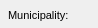
      <widget class="QWidget" name="page_56">
       <property name="geometry">
        <rect>
         <x>0</x>
         <y>0</y>
         <width>98</width>
         <height>28</height>
        </rect>
       </property>
       <attribute name="label">
        <string>Additional information</string>
       </attribute>
       <widget class="QTextEdit" name="comment">
        <property name="geometry">
         <rect>
          <x>110</x>
          <y>140</y>
          <width>431</width>
          <height>25</height>
         </rect>
        </property>
        <property name="frameShadow">
         <enum>QFrame::Sunken</enum>
        </property>
        <property name="lineWidth">
         <number>1</number>
        </property>
       </widget>
       <widget class="QLabel" name="label_comment">
        <property name="geometry">
         <rect>
          <x>10</x>
          <y>140</y>
          <width>90</width>
          <height>22</height>
         </rect>
        </property>
        <property name="font">
         <font>
          <pointsize>8</pointsize>
         </font>
        </property>
        <property name="frameShape">
         <enum>QFrame::NoFrame</enum>
        </property>
        <property name="frameShadow">
         <enum>QFrame::Plain</enum>
        </property>
        <property name="text">
         <string>Comment:</string>
        </property>
        <property name="textFormat">
         <enum>Qt::AutoText</enum>
        </property>
        <property name="scaledContents">
         <bool>false</bool>
        </property>
        <property name="alignment">
         <set>Qt::AlignLeading|Qt::AlignLeft|Qt::AlignVCenter</set>
        </property>
        <property name="margin">
         <number>3</number>
        </property>
       </widget>
       <widget class="QLabel" name="label_annotation">
        <property name="geometry">
         <rect>
          <x>10</x>
          <y>80</y>
          <width>90</width>
          <height>22</height>
         </rect>
        </property>
        <property name="font">
         <font>
          <pointsize>8</pointsize>
         </font>
        </property>
        <property name="frameShape">
         <enum>QFrame::NoFrame</enum>
        </property>
        <property name="frameShadow">
         <enum>QFrame::Plain</enum>
        </property>
        <property name="text">
         <string>Annotation:</string>
        </property>
        <property name="textFormat">
         <enum>Qt::AutoText</enum>
        </property>
        <property name="scaledContents">
         <bool>false</bool>
        </property>
        <property name="alignment">
         <set>Qt::AlignLeading|Qt::AlignLeft|Qt::AlignVCenter</set>
        </property>
        <property name="margin">
         <number>3</number>
        </property>
       </widget>
       <widget class="QTextEdit" name="annotation">
        <property name="geometry">
         <rect>
          <x>110</x>
          <y>80</y>
          <width>431</width>
          <height>25</height>
         </rect>
        </property>
        <property name="frameShape">
         <enum>QFrame::StyledPanel</enum>
        </property>
        <property name="frameShadow">
         <enum>QFrame::Raised</enum>
        </property>
       </widget>
       <widget class="QLabel" name="label_link">
        <property name="geometry">
         <rect>
          <x>10</x>
          <y>200</y>
          <width>90</width>
          <height>22</height>
         </rect>
        </property>
        <property name="font">
         <font>
          <pointsize>8</pointsize>
         </font>
        </property>
        <property name="frameShape">
         <enum>QFrame::NoFrame</enum>
        </property>
        <property name="frameShadow">
         <enum>QFrame::Plain</enum>
        </property>
        <property name="text">
         <string>Link:</string>
        </property>
        <property name="textFormat">
         <enum>Qt::AutoText</enum>
        </property>
        <property name="scaledContents">
         <bool>false</bool>
        </property>
        <property name="alignment">
         <set>Qt::AlignLeading|Qt::AlignLeft|Qt::AlignVCenter</set>
        </property>
        <property name="margin">
         <number>3</number>
        </property>
       </widget>
       <widget class="QLabel" name="label_observ">
        <property name="geometry">
         <rect>
          <x>10</x>
          <y>110</y>
          <width>90</width>
          <height>22</height>
         </rect>
        </property>
        <property name="font">
         <font>
          <pointsize>8</pointsize>
         </font>
        </property>
        <property name="frameShape">
         <enum>QFrame::NoFrame</enum>
        </property>
        <property name="frameShadow">
         <enum>QFrame::Plain</enum>
        </property>
        <property name="text">
         <string>Observation:</string>
        </property>
        <property name="textFormat">
         <enum>Qt::AutoText</enum>
        </property>
        <property name="scaledContents">
         <bool>false</bool>
        </property>
        <property name="alignment">
         <set>Qt::AlignLeading|Qt::AlignLeft|Qt::AlignVCenter</set>
        </property>
        <property name="margin">
         <number>3</number>
        </property>
       </widget>
       <widget class="QTextEdit" name="link">
        <property name="enabled">
         <bool>false</bool>
        </property>
        <property name="geometry">
         <rect>
          <x>110</x>
          <y>200</y>
          <width>431</width>
          <height>25</height>
         </rect>
        </property>
       </widget>
       <widget class="QTextEdit" name="observ">
        <property name="geometry">
         <rect>
          <x>110</x>
          <y>110</y>
          <width>431</width>
          <height>25</height>
         </rect>
        </property>
       </widget>
       <widget class="QLabel" name="label_descript">
        <property name="geometry">
         <rect>
          <x>10</x>
          <y>170</y>
          <width>91</width>
          <height>22</height>
         </rect>
        </property>
        <property name="font">
         <font>
          <pointsize>8</pointsize>
         </font>
        </property>
        <property name="frameShape">
         <enum>QFrame::NoFrame</enum>
        </property>
        <property name="frameShadow">
         <enum>QFrame::Plain</enum>
        </property>
        <property name="text">
         <string>Description:</string>
        </property>
        <property name="textFormat">
         <enum>Qt::AutoText</enum>
        </property>
        <property name="scaledContents">
         <bool>false</bool>
        </property>
        <property name="alignment">
         <set>Qt::AlignLeading|Qt::AlignLeft|Qt::AlignVCenter</set>
        </property>
        <property name="margin">
         <number>3</number>
        </property>
       </widget>
       <widget class="QTextEdit" name="descript">
        <property name="geometry">
         <rect>
          <x>110</x>
          <y>170</y>
          <width>431</width>
          <height>25</height>
         </rect>
        </property>
       </widget>
       <widget class="QLabel" name="label_num_value">
        <property name="geometry">
         <rect>
          <x>10</x>
          <y>230</y>
          <width>90</width>
          <height>22</height>
         </rect>
        </property>
        <property name="font">
         <font>
          <pointsize>8</pointsize>
         </font>
        </property>
        <property name="frameShape">
         <enum>QFrame::NoFrame</enum>
        </property>
        <property name="frameShadow">
         <enum>QFrame::Plain</enum>
        </property>
        <property name="text">
         <string>Numeric value:</string>
        </property>
        <property name="textFormat">
         <enum>Qt::AutoText</enum>
        </property>
        <property name="scaledContents">
         <bool>false</bool>
        </property>
        <property name="alignment">
         <set>Qt::AlignLeading|Qt::AlignLeft|Qt::AlignVCenter</set>
        </property>
        <property name="margin">
         <number>3</number>
        </property>
       </widget>
       <widget class="QLineEdit" name="num_value">
        <property name="geometry">
         <rect>
          <x>110</x>
          <y>230</y>
          <width>431</width>
          <height>25</height>
         </rect>
        </property>
        <property name="echoMode">
         <enum>QLineEdit::Normal</enum>
        </property>
       </widget>
       <widget class="QLabel" name="label_muni_id">
        <property name="geometry">
         <rect>
          <x>8</x>
          <y>4</y>
          <width>90</width>
          <height>22</height>
         </rect>
        </property>
        <property name="font">
         <font>
          <pointsize>8</pointsize>
         </font>
        </property>
        <property name="frameShape">
         <enum>QFrame::NoFrame</enum>
        </property>
        <property name="frameShadow">
         <enum>QFrame::Plain</enum>
        </property>
        <property name="text">
         <string>Municipality:</string>
        </property>
        <property name="textFormat">
         <enum>Qt::AutoText</enum>
        </property>
        <property name="scaledContents">
         <bool>false</bool>
        </property>
        <property name="alignment">
         <set>Qt::AlignLeading|Qt::AlignLeft|Qt::AlignVCenter</set>
        </property>
        <property name="margin">
         <number>3</number>
        </property>
       </widget>
       <widget class="QComboBox" name="muni_id">
        <property name="geometry">
         <rect>
          <x>110</x>
          <y>5</y>
          <width>247</width>
          <height>18</height>
         </rect>
        </property>
        <property name="font">
         <font>
          <pointsize>8</pointsize>
         </font>
        </property>
       </widget>
       <widget class="QComboBox" name="streetaxis_id">
        <property name="geometry">
         <rect>
          <x>110</x>
          <y>30</y>
          <width>247</width>
          <height>18</height>
         </rect>
        </property>
        <property name="font">
         <font>
          <pointsize>8</pointsize>
         </font>
        </property>
       </widget>
       <widget class="QComboBox" name="streetaxis2_id">
        <property name="geometry">
         <rect>
          <x>110</x>
          <y>55</y>
          <width>247</width>
          <height>18</height>
         </rect>
        </property>
        <property name="font">
         <font>
          <pointsize>8</pointsize>
         </font>
        </property>
       </widget>
       <widget class="QLabel" name="label_postnumber">
        <property name="geometry">
         <rect>
          <x>382</x>
          <y>28</y>
          <width>83</width>
          <height>22</height>
         </rect>
        </property>
        <property name="font">
         <font>
          <pointsize>8</pointsize>
         </font>
        </property>
        <property name="frameShape">
         <enum>QFrame::NoFrame</enum>
        </property>
        <property name="frameShadow">
         <enum>QFrame::Plain</enum>
        </property>
        <property name="text">
         <string>Postnumber:</string>
        </property>
        <property name="textFormat">
         <enum>Qt::AutoText</enum>
        </property>
        <property name="scaledContents">
         <bool>false</bool>
        </property>
        <property name="alignment">
         <set>Qt::AlignLeading|Qt::AlignLeft|Qt::AlignVCenter</set>
        </property>
        <property name="margin">
         <number>3</number>
        </property>
       </widget>
       <widget class="QLabel" name="label_streetaxis2_id">
        <property name="geometry">
         <rect>
          <x>10</x>
          <y>57</y>
          <width>83</width>
          <height>22</height>
         </rect>
        </property>
        <property name="font">
         <font>
          <pointsize>8</pointsize>
         </font>
        </property>
        <property name="frameShape">
         <enum>QFrame::NoFrame</enum>
        </property>
        <property name="frameShadow">
         <enum>QFrame::Plain</enum>
        </property>
        <property name="text">
         <string>Street 2:</string>
        </property>
        <property name="textFormat">
         <enum>Qt::AutoText</enum>
        </property>
        <property name="scaledContents">
         <bool>false</bool>
        </property>
        <property name="alignment">
         <set>Qt::AlignLeading|Qt::AlignLeft|Qt::AlignVCenter</set>
        </property>
        <property name="margin">
         <number>3</number>
        </property>
       </widget>
       <widget class="QLabel" name="label_postcode">
        <property name="geometry">
         <rect>
          <x>382</x>
          <y>2</y>
          <width>83</width>
          <height>22</height>
         </rect>
        </property>
        <property name="font">
         <font>
          <pointsize>8</pointsize>
         </font>
        </property>
        <property name="frameShape">
         <enum>QFrame::NoFrame</enum>
        </property>
        <property name="frameShadow">
         <enum>QFrame::Plain</enum>
        </property>
        <property name="text">
         <string>Postcode:</string>
        </property>
        <property name="textFormat">
         <enum>Qt::AutoText</enum>
        </property>
        <property name="scaledContents">
         <bool>false</bool>
        </property>
        <property name="alignment">
         <set>Qt::AlignLeading|Qt::AlignLeft|Qt::AlignVCenter</set>
        </property>
        <property name="margin">
         <number>3</number>
        </property>
       </widget>
       <widget class="QLabel" name="label_streetaxis_id">
        <property name="geometry">
         <rect>
          <x>10</x>
          <y>30</y>
          <width>99</width>
          <height>22</height>
         </rect>
        </property>
        <property name="font">
         <font>
          <pointsize>8</pointsize>
         </font>
        </property>
        <property name="frameShape">
         <enum>QFrame::NoFrame</enum>
        </property>
        <property name="frameShadow">
         <enum>QFrame::Plain</enum>
        </property>
        <property name="text">
         <string>Street:</string>
        </property>
        <property name="textFormat">
         <enum>Qt::AutoText</enum>
        </property>
        <property name="scaledContents">
         <bool>false</bool>
        </property>
        <property name="alignment">
         <set>Qt::AlignLeading|Qt::AlignLeft|Qt::AlignVCenter</set>
        </property>
        <property name="margin">
         <number>3</number>
        </property>
       </widget>
       <widget class="QLineEdit" name="postnumber">
        <property name="geometry">
         <rect>
          <x>471</x>
          <y>30</y>
          <width>69</width>
          <height>18</height>
         </rect>
        </property>
        <property name="font">
         <font>
          <pointsize>8</pointsize>
         </font>
        </property>
        <property name="inputMask">
         <string/>
        </property>
        <property name="text">
         <string/>
        </property>
        <property name="frame">
         <bool>true</bool>
        </property>
       </widget>
       <widget class="QLineEdit" name="postnumber2">
        <property name="geometry">
         <rect>
          <x>471</x>
          <y>55</y>
          <width>69</width>
          <height>18</height>
         </rect>
        </property>
        <property name="font">
         <font>
          <pointsize>8</pointsize>
         </font>
        </property>
        <property name="inputMask">
         <string/>
        </property>
        <property name="text">
         <string/>
        </property>
        <property name="frame">
         <bool>true</bool>
        </property>
       </widget>
       <widget class="QLineEdit" name="postcode">
        <property name="geometry">
         <rect>
          <x>471</x>
          <y>5</y>
          <width>69</width>
          <height>18</height>
         </rect>
        </property>
        <property name="font">
         <font>
          <pointsize>8</pointsize>
         </font>
        </property>
        <property name="inputMask">
         <string/>
        </property>
        <property name="text">
         <string/>
        </property>
        <property name="frame">
         <bool>true</bool>
        </property>
       </widget>
       <widget class="QLabel" name="label_postnumber2">
        <property name="geometry">
         <rect>
          <x>382</x>
          <y>55</y>
          <width>85</width>
          <height>22</height>
         </rect>
        </property>
        <property name="font">
         <font>
          <pointsize>8</pointsize>
         </font>
        </property>
        <property name="frameShape">
         <enum>QFrame::NoFrame</enum>
        </property>
        <property name="frameShadow">
         <enum>QFrame::Plain</enum>
        </property>
        <property name="text">
         <string>Postnumber 2:</string>
        </property>
        <property name="textFormat">
         <enum>Qt::AutoText</enum>
        </property>
        <property name="scaledContents">
         <bool>false</bool>
        </property>
        <property name="alignment">
         <set>Qt::AlignLeading|Qt::AlignLeft|Qt::AlignVCenter</set>
        </property>
        <property name="margin">
         <number>3</number>
        </property>
       </widget>
      </widget>
